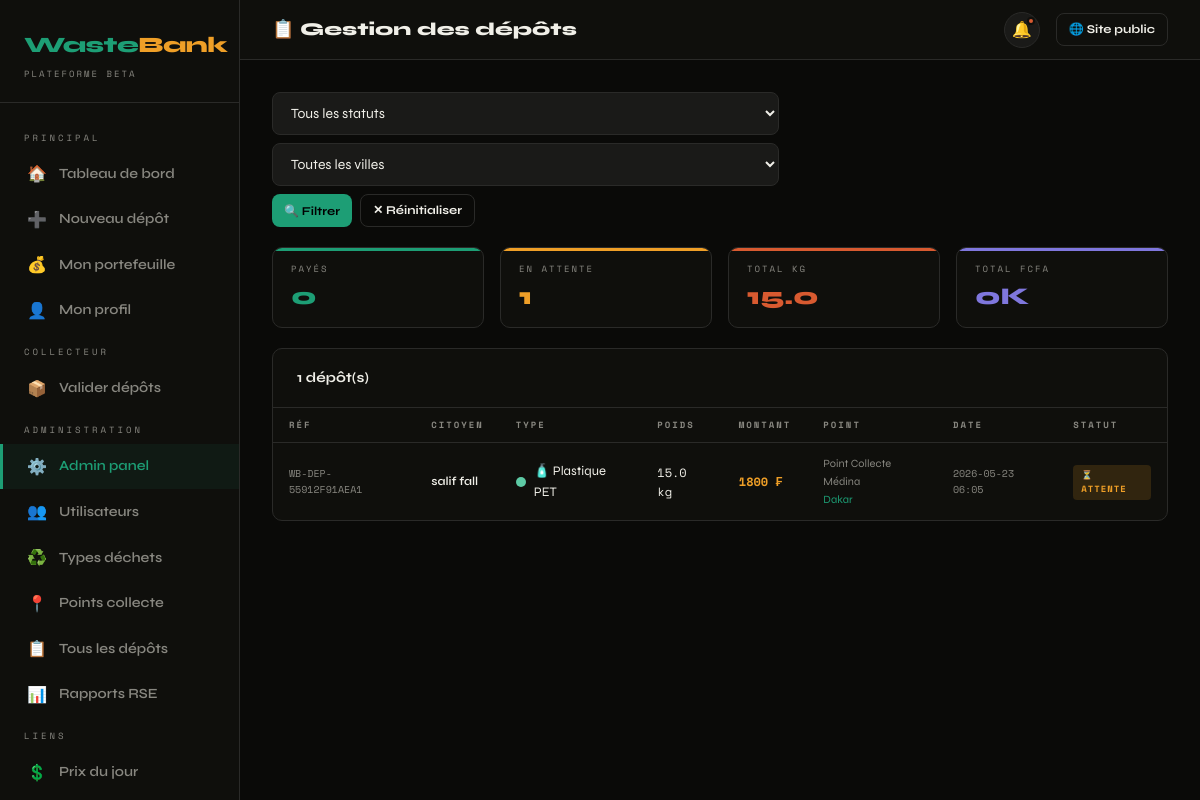
The page /admin/deposits (signed in) on the database its author committed.
### tables this page shows
CREATE TABLE deposits (
            id              INTEGER PRIMARY KEY AUTOINCREMENT,
            user_id         INTEGER NOT NULL REFERENCES users(id),
            point_id        INTEGER NOT NULL REFERENCES collection_points(id),
            waste_type_id   INTEGER NOT NULL REFERENCES waste_types(id),
            weight_kg       REAL NOT NULL,
            price_per_kg    REAL NOT NULL,
            total_fcfa      REAL NOT NULL,
            qr_code         TEXT UNIQUE,
            status          TEXT DEFAULT 'pending',  -- pending | validated | paid | rejected
            created_at      TEXT DEFAULT (datetime('now')),
            validated_at    TEXT,
            notes           TEXT
        );

CREATE TABLE users (
            id          INTEGER PRIMARY KEY AUTOINCREMENT,
            name        TEXT NOT NULL,
            email       TEXT UNIQUE NOT NULL,
            phone       TEXT UNIQUE,
            password    TEXT NOT NULL,
            role        TEXT NOT NULL DEFAULT 'citizen',  -- citizen | collector | admin
            city        TEXT DEFAULT 'Dakar',
            balance     REAL DEFAULT 0.0,
            points      INTEGER DEFAULT 0,
            avatar      TEXT,
            created_at  TEXT DEFAULT (datetime('now')),
            active      INTEGER DEFAULT 1
        );

CREATE TABLE waste_types (
            id          INTEGER PRIMARY KEY AUTOINCREMENT,
            name        TEXT NOT NULL,
            unit        TEXT DEFAULT 'kg',
            price_fcfa  REAL NOT NULL,
            color_hex   TEXT DEFAULT '1D9E75',
            icon        TEXT DEFAULT '♻️',
            description TEXT,
            active      INTEGER DEFAULT 1
        );

CREATE TABLE collection_points (
            id          INTEGER PRIMARY KEY AUTOINCREMENT,
            name        TEXT NOT NULL,
            address     TEXT NOT NULL,
            city        TEXT NOT NULL,
            lat         REAL,
            lng         REAL,
            manager_id  INTEGER REFERENCES users(id),
            capacity_kg REAL DEFAULT 500,
            active      INTEGER DEFAULT 1,
            created_at  TEXT DEFAULT (datetime('now'))
        );

### routes/admin.py (the view)
@admin_bp.route("/deposits")
@login_required
@admin_required
def deposits():
    db = get_db()
    status = request.args.get("status", "")
    city = request.args.get("city", "")
    query = """
        SELECT d.*, u.name as user_name, wt.name as waste_name, wt.color_hex, wt.icon,
               cp.name as point_name, cp.city
        FROM deposits d
        JOIN users u ON d.user_id = u.id
        JOIN waste_types wt ON d.waste_type_id = wt.id
        JOIN collection_points cp ON d.point_id = cp.id
        WHERE 1=1
    """
    params = []
    if status:
        query += " AND d.status=?"
        params.append(status)
    if city:
        query += " AND cp.city=?"
        params.append(city)
    query += " ORDER BY d.created_at DESC LIMIT 100"
    deps = db.execute(query, params).fetchall()
    cities = db.execute("SELECT DISTINCT city FROM collection_points").fetchall()
    return render_template("admin/deposits.html", deposits=deps,
                           status_filter=status, city_filter=city, cities=cities)

### models/db.py (called while the page is built)
def get_db():
    if "db" not in g:
        g.db = sqlite3.connect(
            current_app.config["DATABASE"],
            detect_types=sqlite3.PARSE_DECLTYPES,
        )
        g.db.row_factory = sqlite3.Row
        g.db.execute("PRAGMA foreign_keys = ON")
    return g.db

### routes/admin.py (called while the page is built)
def admin_required(f):
    from functools import wraps
    @wraps(f)
    def decorated(*args, **kwargs):
        if session.get("user_role") != "admin":
            flash("Accès administrateur requis.", "error")
            return redirect(url_for("dash.home"))
        return f(*args, **kwargs)
    return decorated

### routes/auth.py (called while the page is built)
def login_required(f):
    from functools import wraps
    @wraps(f)
    def decorated(*args, **kwargs):
        if "user_id" not in session:
            flash("Connectez-vous pour accéder à cette page.", "warning")
            return redirect(url_for("auth.login"))
        return f(*args, **kwargs)
    return decorated

### templates/admin/deposits.html (shortened to what this page needs)
{% extends "dashboard/layout.html" %}
{% block page_title %}📋 Gestion des dépôts{% endblock %}
{% block content %}
<div style="display:flex;gap:12px;margin-bottom:20px;flex-wrap:wrap;">
  <form method="GET" style="display:flex;gap:8px;flex-wrap:wrap;">
    <select name="status">
      <option value="">Tous les statuts</option>
    </select>
    <select name="city">
      <option value="">Toutes les villes</option>
    </select>
    <button type="submit" class="btn btn-primary btn-sm">🔍 Filtrer</button>
    <a href="{{ url_for('admin.deposits') }}" class="btn btn-outline btn-sm">✕ Réinitialiser</a>
  </form>
</div>
<div class="stats-grid" style="grid-template-columns:repeat(4,1fr);margin-bottom:20px;">
  {% set paid_deps = deposits|selectattr('status','equalto','paid')|list %}
  {% set pend_deps = deposits|selectattr('status','equalto','pending')|list %}
  <div class="stat-card green" style="padding:14px 18px;">
    <div class="stat-label">Payés</div>
    <div class="stat-value green" style="font-size:24px;">{{ paid_deps|length }}</div>
  </div>
  <div class="stat-card amber" style="padding:14px 18px;">
    <div class="stat-label">En attente</div>
    <div class="stat-value amber" style="font-size:24px;">{{ pend_deps|length }}</div>
  </div>
  <div class="stat-card coral" style="padding:14px 18px;">
    <div class="stat-label">Total kg</div>
    <div class="stat-value coral" style="font-size:24px;">{{ "%.1f"|format(deposits|map(attribute='weight_kg')|sum) }}</div>
  </div>
  <div class="stat-card purple" style="padding:14px 18px;">
    <div class="stat-label">Total FCFA</div>
    <div class="stat-value purple" style="font-size:24px;">{{ "%.0f"|format(paid_deps|map(attribute='total_fcfa')|sum / 1000) }}K</div>
  </div>
</div>
<div class="card">
  <div class="card-header">
    <span class="card-title">{{ deposits|length }} dépôt(s)</span>
  </div>
  <div class="table-wrap">
    <table>
      <thead><tr><th>Réf</th><th>Citoyen</th><th>Type</th><th>Poids</th><th>Montant</th><th>Point</th><th>Date</th><th>Statut</th></tr></thead>
      <tbody>
        {% for d in deposits %}
        <tr>
          <td class="mono" style="font-size:10px;color:var(--muted);">{{ d['qr_code'] }}</td>
          <td style="font-size:12px;font-weight:600;">{{ d['user_name'] }}</td>
          <td>
            <div class="waste-dot">
              <span class="dot" style="background:#{{ d['color_hex'] }}"></span>
              {{ d['icon'] }} {{ d['waste_name'] }}
            </div>
          </td>
          <td class="mono" style="font-size:12px;">{{ d['weight_kg'] }} kg</td>
          <td class="mono text-amber" style="font-size:12px;font-weight:700;">{{ "%.0f"|format(d['total_fcfa']) }} ₣</td>
          <td style="font-size:11px;color:var(--muted);">{{ d['point_name'] }}<br><span style="color:var(--green);">{{ d['city'] }}</span></td>
          <td class="mono" style="font-size:10px;color:var(--muted);">{{ d['created_at'][:16] }}</td>
          <td>
            {% if d['status']=='paid' %}<span class="badge badge-green">✓ Payé</span>
            {% elif d['status']=='pending' %}<span class="badge badge-amber">⏳ Attente</span>
            {% elif d['status']=='validated' %}<span class="badge badge-purple">✓ Validé</span>
            {% else %}<span class="badge badge-coral">✗ Refusé</span>{% endif %}
          </td>
        </tr>
        {% endfor %}
      </tbody>
    </table>
  </div>
</div>
{% endblock %}

### static/css/main.css (style rules this page uses)
:root { --green: #1D9E75; --green-dark: #085041; --green-light: #5DCAA5; --amber: #EF9F27; --coral: #D85A30; --purple: #7F77DD; --bg: #0A0A08; --bg2: #0F0F0C; --surface: #1A1A18; --surface2: #2C2C2A; --border: #2A2A28; --muted: #888780; --text: #F0EFE8; --white: #FFFFFF; --sidebar-w: 240px; --radius: 10px; --shadow: 0 4px 24px rgba(0,0,0,.45); }
*, *::before, *::after { box-sizing: border-box; margin: 0; padding: 0; }
body { font-family: 'Syne', sans-serif; background: var(--bg); color: var(--text); line-height: 1.6; font-size: 15px; }
a { color: var(--green-light); text-decoration: none; }
.card { background: var(--bg2); border: 1px solid var(--border); border-radius: var(--radius); overflow: hidden; }
.card-header { padding: 18px 24px; border-bottom: 1px solid var(--border); display: flex; align-items: center; justify-content: space-between; }
.card-title { font-size: 14px; font-weight: 700; color: var(--text); }
.stats-grid { display: grid; grid-template-columns: repeat(auto-fit, minmax(200px, 1fr)); gap: 16px; margin-bottom: 28px; }
.stat-card { background: var(--bg2); border: 1px solid var(--border); border-radius: var(--radius); padding: 22px 24px; position: relative; overflow: hidden; }
.stat-card::before { content: ''; position: absolute; top: 0; left: 0; right: 0; height: 3px; }
.stat-card.green::before { background: var(--green); }
.stat-card.amber::before { background: var(--amber); }
.stat-card.coral::before { background: var(--coral); }
.stat-card.purple::before { background: var(--purple); }
.stat-label { font-family: 'Space Mono', monospace; font-size: 9px; color: var(--muted); letter-spacing: 2px; text-transform: uppercase; margin-bottom: 8px; }
.stat-value { font-size: 32px; font-weight: 800; line-height: 1; margin-bottom: 4px; }
.stat-value.green { color: var(--green); }
.stat-value.amber { color: var(--amber); }
.stat-value.coral { color: var(--coral); }
.stat-value.purple { color: var(--purple); }
.table-wrap { overflow-x: auto; }
table { width: 100%; border-collapse: collapse; }
thead th { font-family: 'Space Mono', monospace; font-size: 9px; color: var(--muted); letter-spacing: 2px; text-transform: uppercase; padding: 10px 16px; text-align: left; border-bottom: 1px solid var(--border); white-space: nowrap; }
tbody td { padding: 12px 16px; border-bottom: 1px solid var(--border); font-size: 13px; vertical-align: middle; }
tbody tr:last-child td { border-bottom: none; }
.badge { display: inline-flex; align-items: center; gap: 4px; font-family: 'Space Mono', monospace; font-size: 9px; letter-spacing: 1px; padding: 3px 8px; border-radius: 4px; font-weight: 700; text-transform: uppercase; }
.badge-amber { background: rgba(239,159,39,.15); color: var(--amber); }
.btn { display: inline-flex; align-items: center; gap: 7px; padding: 9px 18px; border-radius: 8px; font-family: 'Syne', sans-serif; font-size: 13px; font-weight: 700; cursor: pointer; border: none; transition: all .2s; text-decoration: none; }
.btn-primary { background: var(--green); color: #000; }
.btn-outline { background: transparent; color: var(--text); border: 1px solid var(--border); }
.btn-sm { padding: 6px 12px; font-size: 12px; }
input[type=text], input[type=email], input[type=password], input[type=number], input[type=tel], select, textarea { width: 100%; background: var(--surface); border: 1px solid var(--border); border-radius: 8px; padding: 11px 14px; color: var(--text); font-family: 'Syne', sans-serif; font-size: 14px; outline: none; transition: border-color .2s; }
select option { background: var(--surface); }
.waste-dot { display: inline-flex; align-items: center; gap: 8px; }
.dot { width: 10px; height: 10px; border-radius: 50%; flex-shrink: 0; }
.text-amber { color: var(--amber); }
.mono { font-family:'Space Mono',monospace; }

### rows shown on the page
deposits: qr_code "WB-DEP-55912F91AEA1", user_name "salif fall", icon "🧴", waste_name "Plastique PET", weight_kg "15.0", total_fcfa "1800", point_name "Point Collecte Médina", city "Dakar", created_at "2026-05-23 06:05", status "⏳ ATTENTE"

### other values the page prints
{{ paid_deps|length }} "0"
{{ pend_deps|length }} "1"
{{ "%.1f"|format(deposits|map(attribute='weight_kg')|sum) }} "15.0"
{{ "%.0f"|format(paid_deps|map(attribute='total_fcfa')|sum / 1000) }} "0"
{{ deposits|length }} "1"
